Frame 1 (no input): blank canvas, image omitted
Frame 60 (the mouse pressed at the canvas centre just before this capture): blank canvas, image omitted
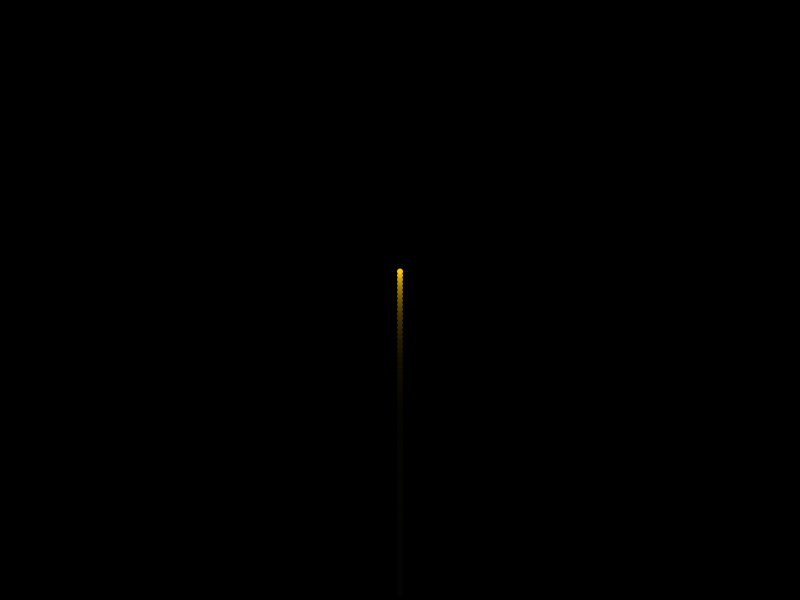
Frame 120 (the mouse held since frame 60 and released just before this capture)

The Processing sketch whose frames 1 and 60 were blank and that drew this single picture after the mouse press (run headless with seeded random() and noise(); from frame 60 on, the mouse is pressed at the canvas centre):

// Processing sketch: palmera
// ── palmera.pde
// === CLASE PARTICULA ===
class Particula {
  PVector posicion;
  PVector velocidad;
  float vida;
  float vidaInicial;
  float tamano;
  color col;
  
  Particula(PVector pos, PVector vel, float vida, float tam, color c) {
    this.posicion = pos.copy();
    this.velocidad = vel.copy();
    this.vidaInicial = vida;
    this.vida = vida;
    this.tamano = tam;
    this.col = c;
  }
  
  boolean actualizar() {
    vida -= 1.0;
    if (vida <= 0) return false;
    
    velocidad.y += 0.03; // gravedad
    velocidad.mult(0.985); // aire
    posicion.add(velocidad);
    return true;
  }
  
  void dibujar() {
    float alpha = map(vida, 0, vidaInicial, 0, 255);
    float expansion = map(vidaInicial - vida, 0, vidaInicial, 1, 1.8);
    fill(red(col), green(col), blue(col), alpha);
    noStroke();
    ellipse(posicion.x, posicion.y, tamano * expansion, tamano * expansion);
  }
}

// === CLASE PALMERA ===
class Palmera {
  ArrayList<Particula> particulas;
  boolean haExplotado;
  PVector posicion;
  PVector velocidad;

  Palmera(PVector origen) {
    particulas = new ArrayList<Particula>();
    posicion = origen.copy();
    velocidad = new PVector(0, -7); // subida rápida
    haExplotado = false;
  }

  void actualizar() {
    if (!haExplotado) {
      velocidad.y += 0.05; // gravedad
      posicion.add(velocidad);
      
      if (velocidad.y >= 0) {
        crearExplosionPalmera(posicion.copy());
        haExplotado = true;
      }
    } else {
      for (int i = particulas.size() - 1; i >= 0; i--) {
        if (!particulas.get(i).actualizar()) {
          particulas.remove(i);
        }
      }
    }
  }

  void dibujar() {
    if (!haExplotado) {
      fill(255, 200, 0);
      noStroke();
      ellipse(posicion.x, posicion.y, 6, 6);
    } else {
      for (Particula p : particulas) {
        p.dibujar();
      }
    }
  }

  void crearExplosionPalmera(PVector centro) {
    int ramas = 10;
    int particulasPorRama = 8;
    
    for (int r = 0; r < ramas; r++) {
      float angulo = map(r, 0, ramas, 0, TWO_PI);
      for (int i = 0; i < particulasPorRama; i++) {
        float offset = random(-0.1, 0.1); // turbulencia
        float velocidadMag = random(2, 5);
        PVector dir = PVector.fromAngle(angulo + offset);
        dir.mult(velocidadMag * map(i, 0, particulasPorRama, 1, 0.5)); // más lento en los extremos

        float vida = random(50, 100);
        float tam = random(2, 4);
        color c = color(255, 200 + random(-30, 30), random(100, 255));
        particulas.add(new Particula(centro, dir, vida, tam, c));
      }
    }
  }

  boolean estaMuerta() {
    return haExplotado && particulas.size() == 0;
  }
}

// === VARIABLES GLOBALES ===
ArrayList<Palmera> palmeras;

void setup() {
  size(800, 600);
  background(0);
  palmeras = new ArrayList<Palmera>();
}

void draw() {
  fill(0, 0, 0, 30); // fondo semi-transparente para dejar rastro
  rect(0, 0, width, height);

  for (int i = palmeras.size() - 1; i >= 0; i--) {
    Palmera p = palmeras.get(i);
    p.actualizar();
    p.dibujar();
    if (p.estaMuerta()) {
      palmeras.remove(i);
    }
  }
}

// === EXPLOSIÓN AL HACER CLIC ===
void mousePressed() {
  palmeras.add(new Palmera(new PVector(mouseX, height)));
}
